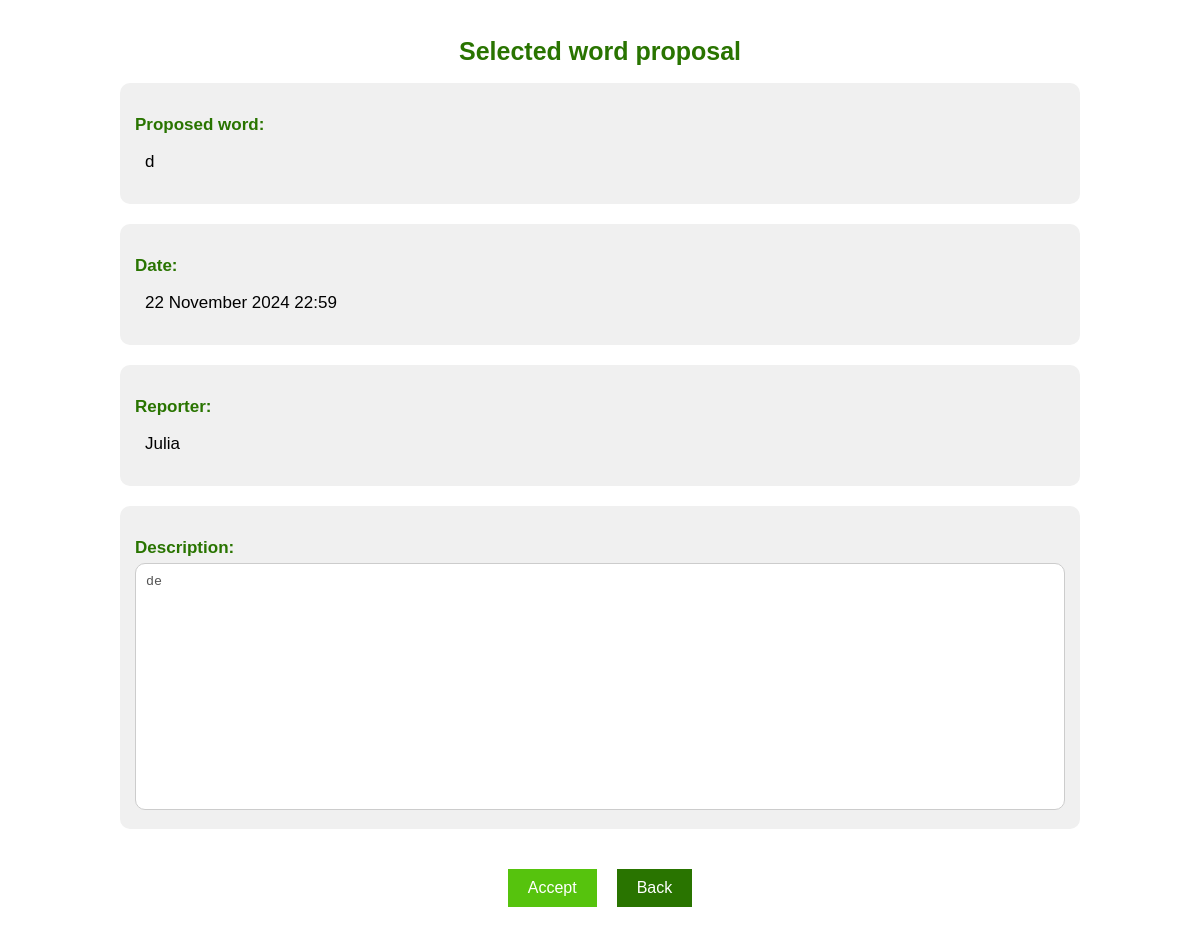
/show/proposal_1 (signed in), run on an earlier commit of the app's database.
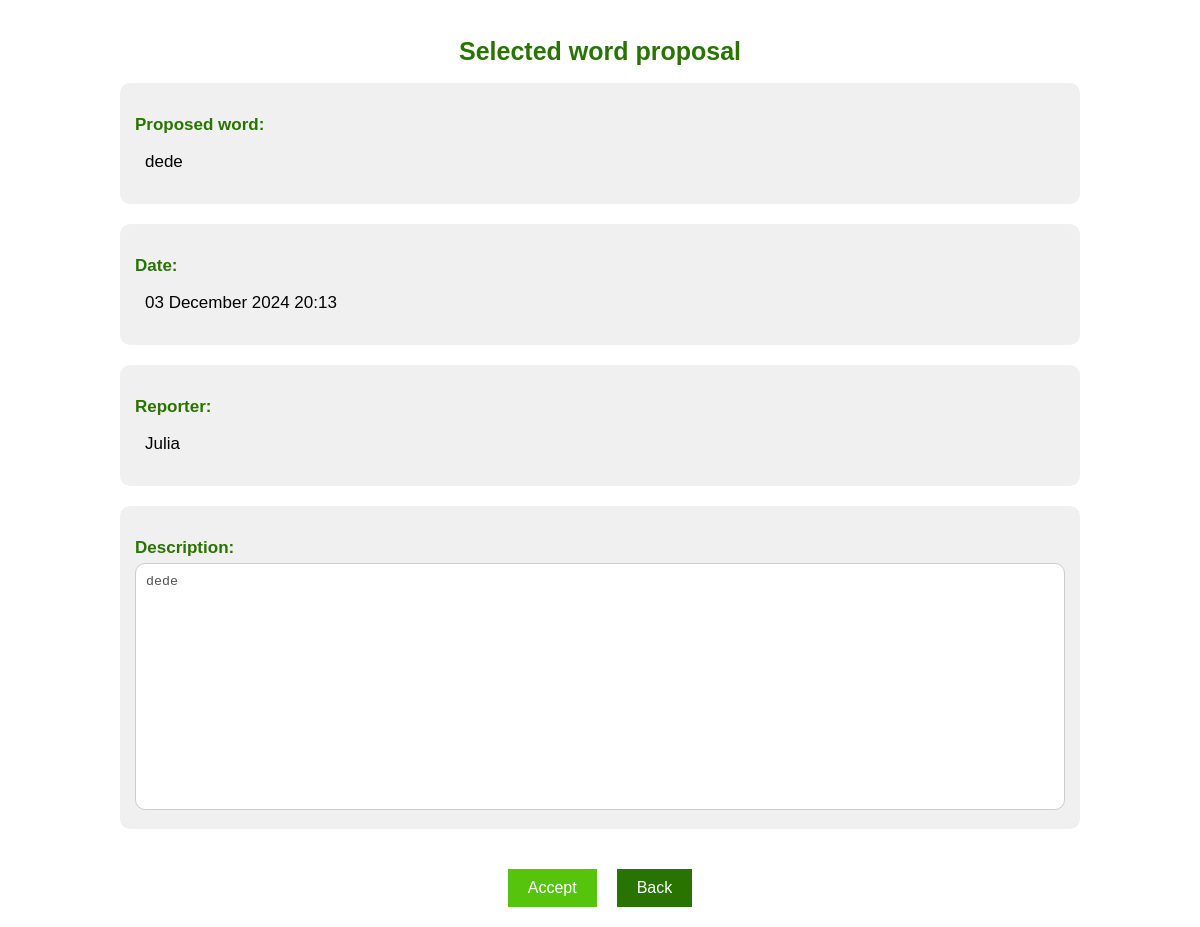
And on a later commit of the database.
### app.py (models this page shows)
class Proposal(db.Model):
    id = db.Column(db.Integer, primary_key=True)
    name = db.Column(db.String(5), nullable=True, unique=True)
    date = db.Column(db.DateTime, default=datetime.utcnow)
    reasoning = db.Column(db.String(5000), nullable=True)
    user = db.Column(db.String(50), nullable=False)

### app.py (the view)
@app.route('/show/proposal_<int:id>')
@login_required
def show_proposal(id):
    proposal_to_show = Proposal.query.get_or_404(id)
    return render_template('show_proposal.html', proposal=proposal_to_show)

### app.py (called while the page is built)
@login_manager.user_loader
def load_user(user_id):
    return User.query.get(user_id)

### templates/show_proposal.html (shortened to what this page needs)
{% extends 'base.html' %}
{% block body %}
<div class="container_column">
    <h1 style="color: #297400; font-size: 25px;">Selected word proposal</h1>
    <div class="info_block">
        <p class="info_label">Proposed word:</p>
        <p class="info_value">{{proposal.name}}</p>
    </div>
    <div class="info_block">
        <p class="info_label">Date:</p>
        <p class="info_value">{{proposal.date.strftime("%d %B %Y %H:%M")}}</p>
    </div>
    <div class="info_block">
        <p class="info_label">Reporter:</p>
        <p class="info_value">{{proposal.user}}</p>
    </div>
    <div class="info_block">
        <p class="info_label">Description:</p>
        <textarea id="content" name="content" rows="15" cols="150" class="description_area" disabled>{{proposal.reasoning}}</textarea>
    </div>
    <div class="button-container">
        <form action="/accept_proposal_{{proposal.id}}" method="POST">
            <button type="submit" class="accept_button">Accept</button>
        </form>
        <button class="back_button_v2" onclick="window.location='/all_proposals'">Back</button>
    </div>
</div>
{% endblock %}

What changed in the data, as far as the page shows it:
changed Proposal "Julia": name "d" → "dede"; date "22 November 2024 22:59" → "03 December 2024 20:13"; content "de" → "dede"
